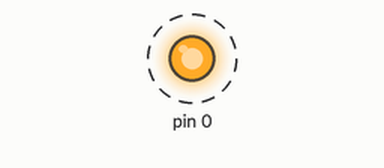
The sketch below on a simulated Arduino Uno, built with avr-gcc and run on an emulated ATmega328P. Shown: output pins drawn as LEDs (lit = HIGH). Dashed ring = blinking.

Above: at 0.1 s.
Timing chart, 0 to 3.0 s (numbered marks = the images above):
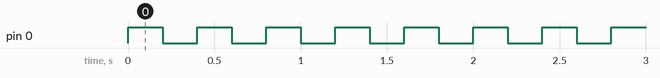

The sketch:

2.ino
```cpp
void setup(){
    pinMode(0, OUTPUT); //0 is P0, 1 is P1, 2 is P2, etc. - unlike the analog inputs, for digital outputs the pin number matches.
}

void loop() {
    digitalWrite(0,HIGH); //Turn the pin HIGH (5 V)
    delay(200);
    digitalWrite(0,LOW); //Turn the pin LOW (GND)
    delay(200);
}
```

Measured:
- by itself, pin 0: alternates HIGH for 0.20 s and LOW for 0.20 s
